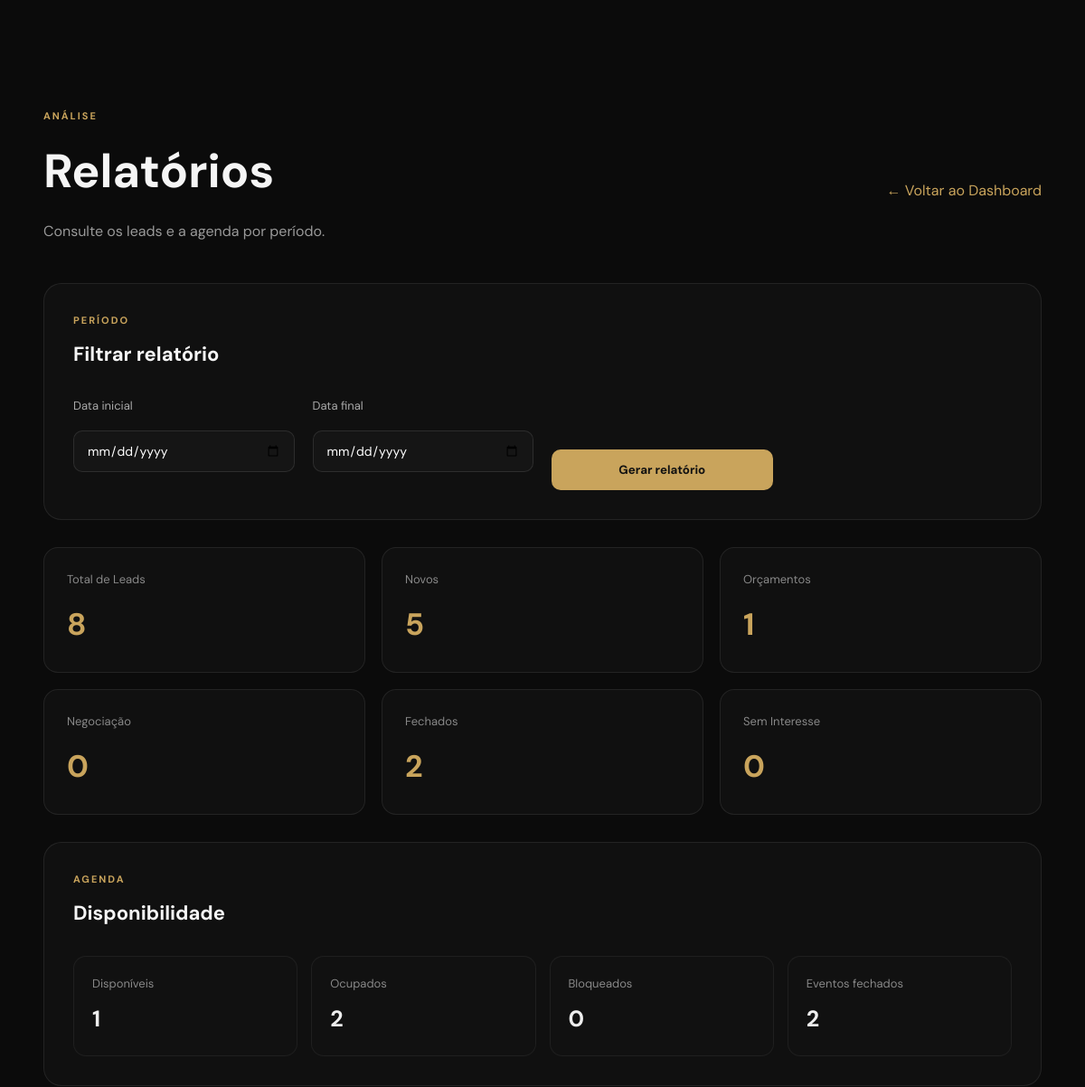
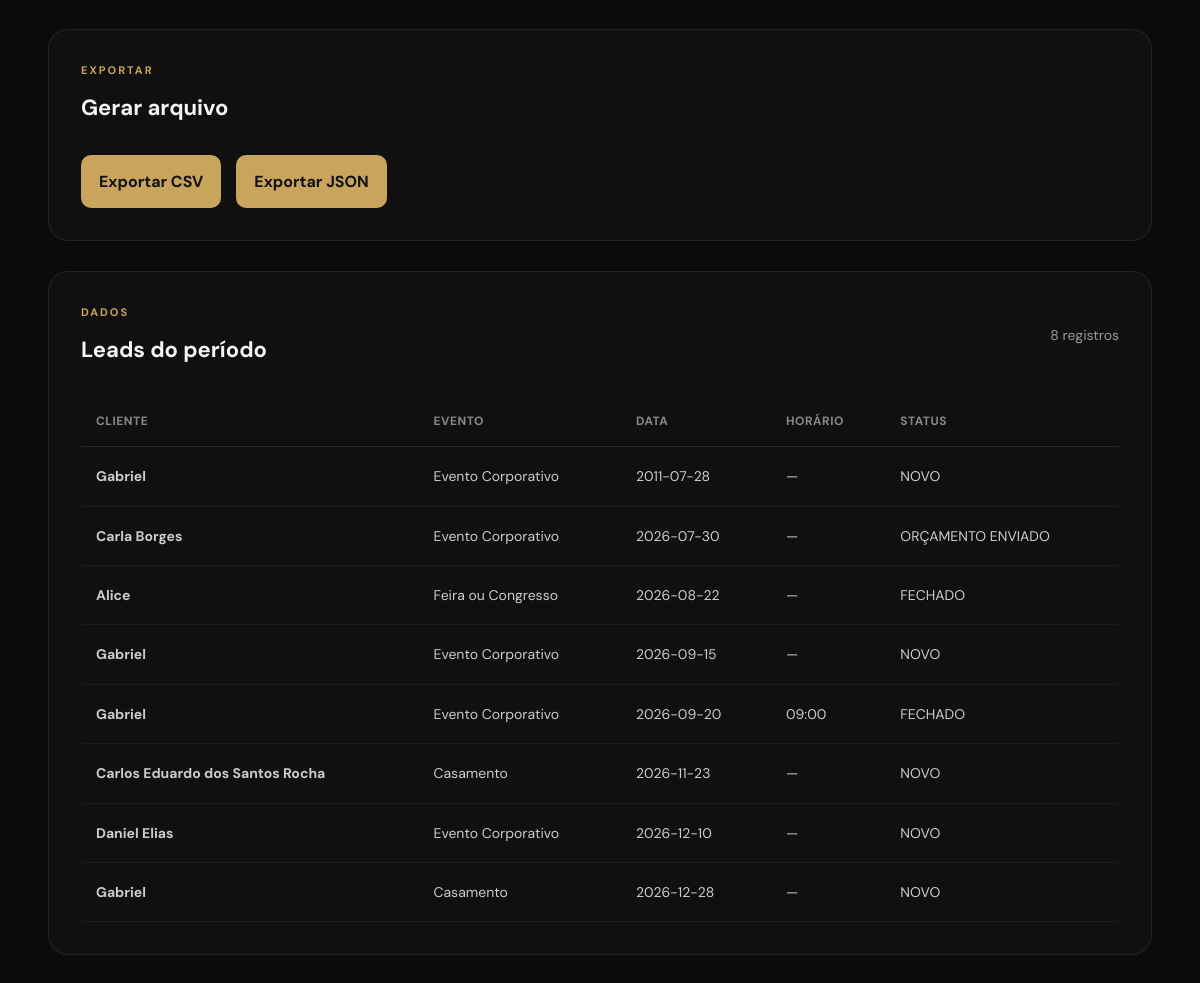
The page /admin/relatorios/ (signed in) on the database as committed earlier (2 pictures, top to bottom).
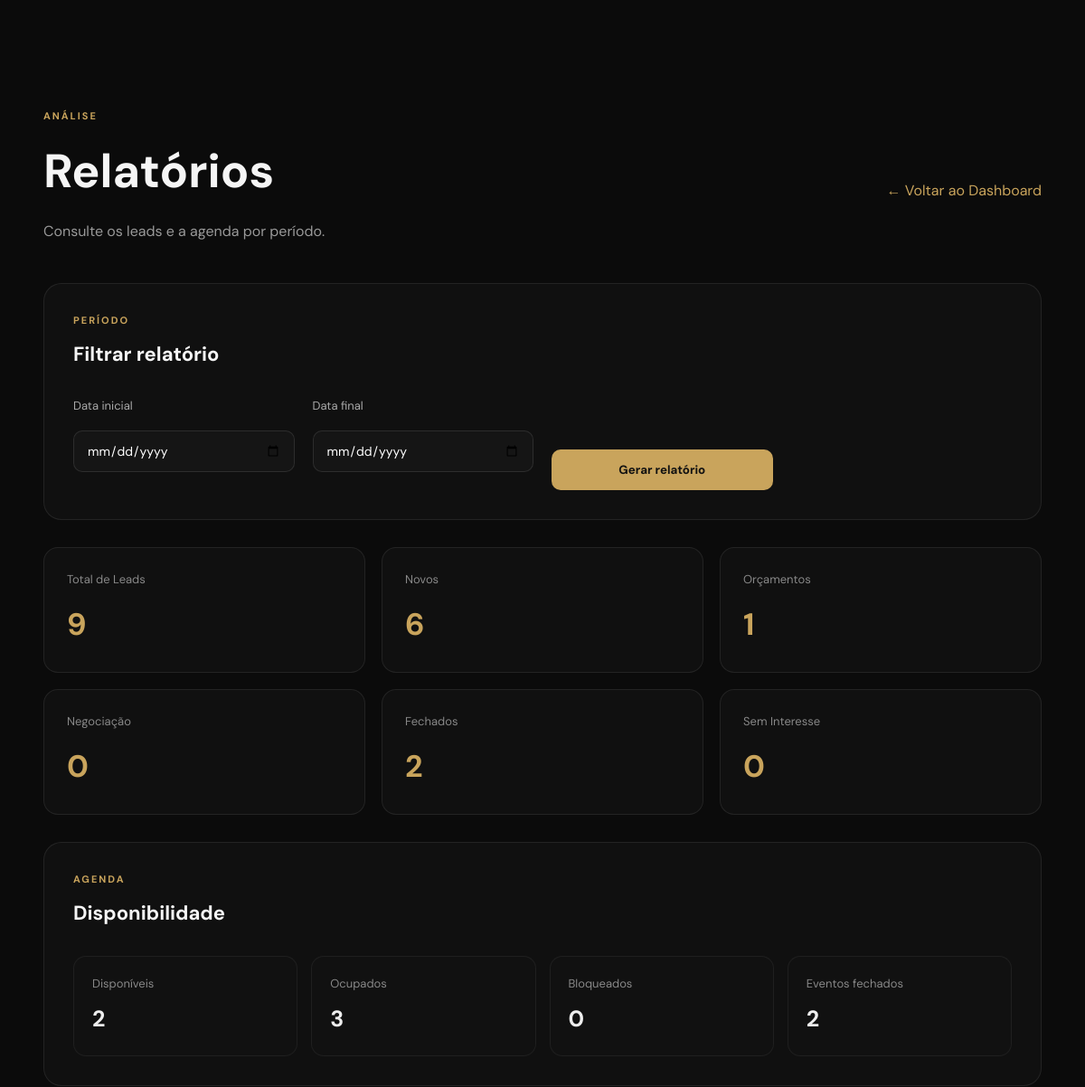
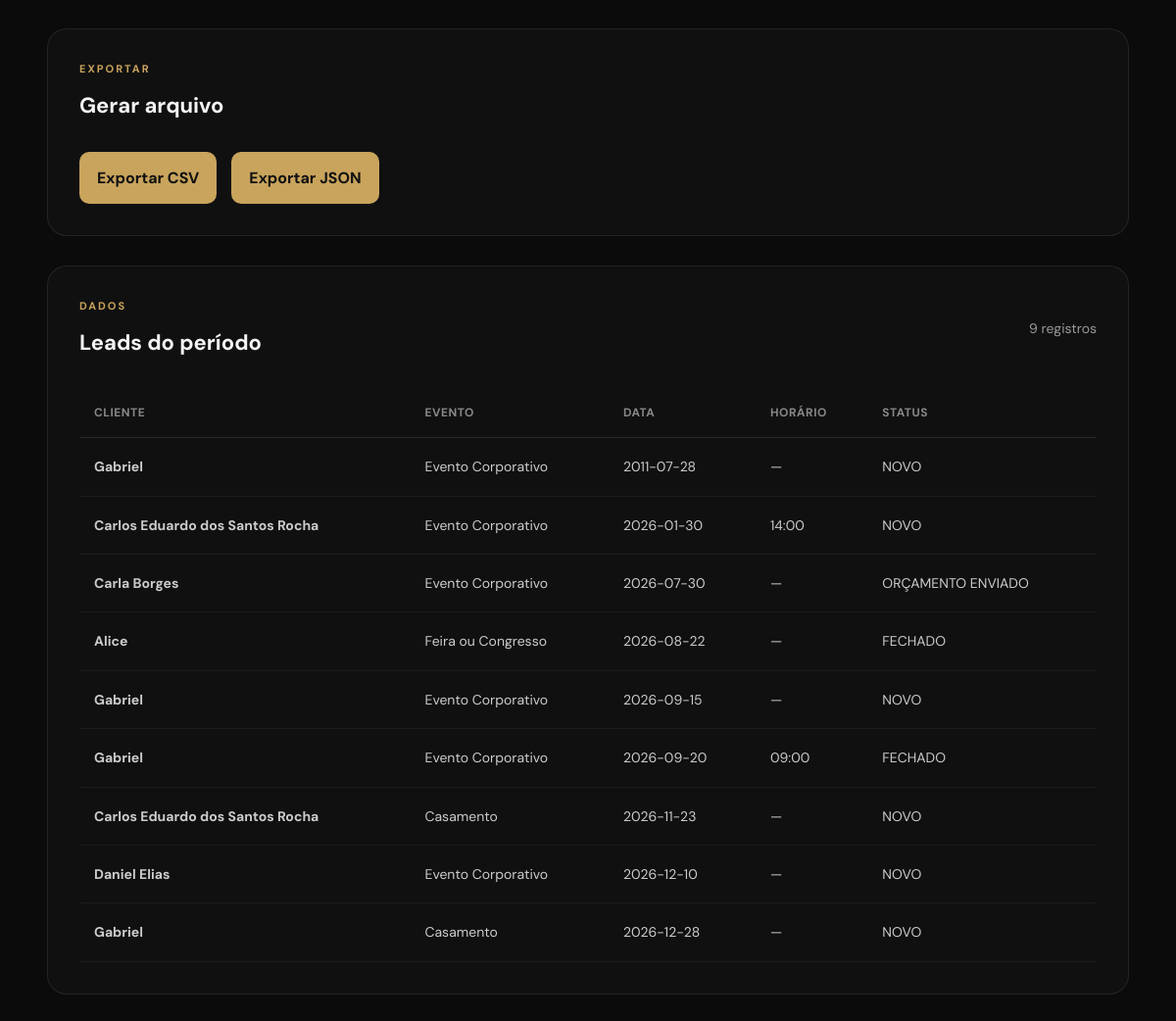
The same page on the database as committed later (2 pictures, top to bottom).
### tables this page shows
CREATE TABLE leads (

            id INTEGER PRIMARY KEY AUTOINCREMENT,

            name TEXT NOT NULL,

            email TEXT NOT NULL,

            phone TEXT NOT NULL,

            event_type TEXT NOT NULL,

            event_date TEXT,

            event_location TEXT,

            guest_count INTEGER,

            details TEXT,

            status TEXT NOT NULL DEFAULT 'NOVO',

            created_at TIMESTAMP DEFAULT CURRENT_TIMESTAMP

        , notes TEXT, event_time TEXT, availability_id INTEGER);

### routes/reports.py (the view)
@reports_bp.route("/")
@login_required
def reports():
    start_date = request.args.get("start_date", "").strip()
    end_date = request.args.get("end_date", "").strip()
    stats = {
        "total_leads": 0,
        "novos": 0,
        "contato": 0,
        "orcamento": 0,
        "negociacao": 0,
        "fechados": 0,
        "sem_interesse": 0,
        "eventos_confirmados": 0,
        "horarios_disponiveis": 0,
        "horarios_ocupados": 0,
        "horarios_bloqueados": 0,
    }
    leads = []
    slots = []
    connection = get_connection()
    date_conditions = []
    date_params = []
    if start_date:
        date_conditions.append("event_date >= ?")
        date_params.append(start_date)
    if end_date:
        date_conditions.append("event_date <= ?")
        date_params.append(end_date)
    where_clause = ""
    if date_conditions:
        where_clause = "WHERE " + " AND ".join(date_conditions)
    leads = connection.execute(
        f"""
        SELECT *
        FROM leads
        {where_clause}
        ORDER BY event_date ASC, event_time ASC
        """,
        date_params
    ).fetchall()
    stats["total_leads"] = len(leads)
    for lead in leads:
        status = lead["status"]
        if status == "NOVO":
            stats["novos"] += 1
        elif status == "CONTATO REALIZADO":
            stats["contato"] += 1
        elif status == "ORÇAMENTO ENVIADO":
            stats["orcamento"] += 1
        elif status == "NEGOCIAÇÃO":
            stats["negociacao"] += 1
        elif status == "FECHADO":
            stats["fechados"] += 1
        elif status == "SEM INTERESSE":
            stats["sem_interesse"] += 1
    availability_conditions = []
    availability_params = []
    if start_date:
        availability_conditions.append("date >= ?")
        availability_params.append(start_date)
    if end_date:
        availability_conditions.append("date <= ?")
        availability_params.append(end_date)
    availability_where = ""
    if availability_conditions:
        availability_where = (
            "WHERE " + " AND ".join(availability_conditions)
        )
    slots = connection.execute(
        f"""
        SELECT *
        FROM availability
        {availability_where}
        ORDER BY date ASC, start_time ASC
        """,
        availability_params
    ).fetchall()
    for slot in slots:
        status = slot["status"]
        if status == "AVAILABLE":
            stats["horarios_disponiveis"] += 1
        elif status == "BOOKED":
            stats["horarios_ocupados"] += 1
        elif status == "BLOCKED":
            stats["horarios_bloqueados"] += 1
    stats["eventos_confirmados"] = sum(
        1 for lead in leads
        if lead["status"] == "FECHADO"
    )
    connection.close()
    return render_template(
        "admin/reports.html",
        stats=stats,
        leads=leads,
        slots=slots,
        start_date=start_date,
        end_date=end_date
    )

### auth_utils.py (called while the page is built, shortened)
def login_required(view):
    @wraps(view)
    def wrapped_view(*args, **kwargs):
        return view(*args, **kwargs)
    return wrapped_view

### database/database.py (called while the page is built)
def get_connection():
    connection = sqlite3.connect(DATABASE)
    connection.row_factory = sqlite3.Row
    return connection

### templates/admin/reports.html (shortened to what the changed rows need)
{% extends "base.html" %}
{% block content %}
<section class="admin-page">
    <div class="admin-container">
        <div class="admin-header">
            <div>
                <h1>Relatórios</h1>
            </div>
        </div>
        <div class="agenda-card">
            <div class="agenda-card-header">
                <div>
                    <h2>Filtrar relatório</h2>
                </div>
            </div>
        </div>
        <div class="report-grid">
            <div class="report-card">
                <span>Total de Leads</span>
                <strong>{{ stats.total_leads }}</strong>
            </div>
            <div class="report-card">
                <span>Novos</span>
                <strong>{{ stats.novos }}</strong>
            </div>
        </div>
        <div class="agenda-card">
            <div class="agenda-card-header">
                <div>
                    <h2>Disponibilidade</h2>
                </div>
            </div>
            <div class="report-agenda">
                <div>
                    <span>Disponíveis</span>
                    <strong>
                        {{ stats.horarios_disponiveis }}
                    </strong>
                </div>
                <div>
                    <span>Ocupados</span>
                    <strong>
                        {{ stats.horarios_ocupados }}
                    </strong>
                </div>
            </div>
        </div>
        <div class="agenda-card">
            <div class="agenda-card-header">
                <div>
                    <h2>Gerar arquivo</h2>
                </div>
            </div>
        </div>
        <div class="agenda-card">
            <div class="agenda-card-header">
                <div>
                    <span class="admin-label">DADOS</span>
                    <h2>Leads do período</h2>
                </div>
                <span class="agenda-count">
                    {{ leads|length }} registros
                </span>
            </div>
            {% if leads %}
                <div class="report-table-wrapper">
                    <table class="report-table">
                        <thead>
                            <tr>
                                <th>Cliente</th>
                                <th>Evento</th>
                                <th>Data</th>
                                <th>Horário</th>
                                <th>Status</th>
                            </tr>
                        </thead>
                        <tbody>
                            {% for lead in leads %}
                                <tr>
                                    <td>
                                        <strong>
                                            {{ lead["name"] }}
                                        </strong>
                                    </td>
                                    <td>
                                        {{ lead["event_type"] }}
                                    </td>
                                    <td>
                                        {{ lead["event_date"] or "—" }}
                                    </td>
                                    <td>
                                        {{ lead["event_time"] or "—" }}
                                    </td>
                                    <td>
                                        {{ lead["status"] }}
                                    </td>
                                </tr>
                            {% endfor %}
                        </tbody>
                    </table>
                </div>
            {% endif %}
        </div>
    </div>
</section>
{% endblock %}

Rows that differ between the two databases and show on the page:
added leads: name "Carlos Eduardo dos Santos Rocha", event_type "Evento Corporativo", event_date "2026-01-30", event_time "14:00", status "NOVO"
Other text that changed with them:
{{ stats.total_leads }}: "8" → "9"
{{ stats.novos }}: "5" → "6"
{{ stats.horarios_disponiveis }}: "1" → "2"
{{ stats.horarios_ocupados }}: "2" → "3"
{{ leads|length }}: "8" → "9"
